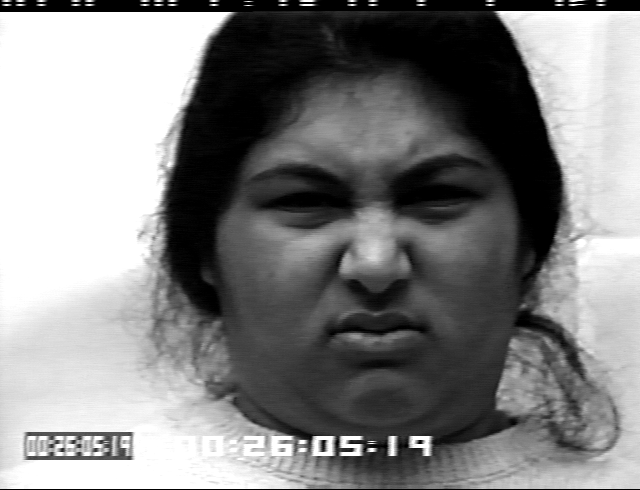
#> input picture Parsed3_20/S005/disgust_2.png, 640 x 490 px, given as the content of the folder ./train/DisgustFolder/disgust, which was not available
$ python FaceDetectionImageCropping.py
#> lines starting #> are read from the running program, lines starting #| are printed output that depends on the picture; pictures that were not available may be replaced by others from this repository, and a replacement may not be noted
import os
import numpy as np
from autocrop import autocrop as ac
from shutil import copy
from PIL import Image, ImageEnhance

# [15 lines left out: function delete_ini, not called in this run]

def augment_flip(path=""):
    '''
    Augment the folder with flipped images
    :param path:
    :return:
    '''
#> called with path = './train/DisgustFolder/disgust'
    for img in os.listdir(path):
        path2 = path + "/" + img
        image = Image.open(path2)
#> image is the input picture: PIL image 640x490 LA; mean R, G, B, A 131.7, 131.7, 131.7, 255
        rotated_image = image.transpose(Image.FLIP_LEFT_RIGHT)
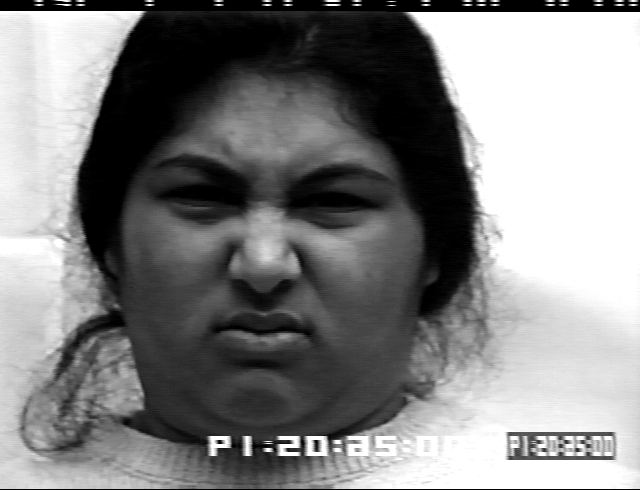
#> rotated_image: PIL image 640x490 LA; mean R, G, B, A 131.7, 131.7, 131.7, 255
        path3 = path + "/" + img.split(".")[0] + "_f.png"
        rotated_image.save(path3)

def augment_contrast(path=""):
    '''
    Augment the folder with flipped images
    :param path:
    :return:
    '''
#> called with path = './train/DisgustFolder/disgust'
    for img in os.listdir(path):
        path2 = path + "/" + img
        image = Image.open(path2)

        # Enhance up
        enhancer = ImageEnhance.Contrast(image)
        enhanced_up = enhancer.enhance(1.25)
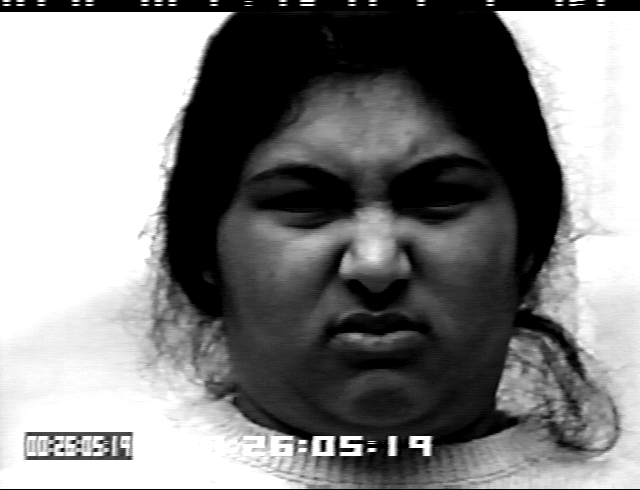
#> enhanced_up: PIL image 640x490 LA; mean R, G, B, A 129.7, 129.7, 129.7, 255
        up = path + "/" + img.split(".")[0] + "_c_up.png"
        enhanced_up.save(up)

        # Enhance Down
        enhancer = ImageEnhance.Contrast(image)
        enhanced_dn = enhancer.enhance(0.75)
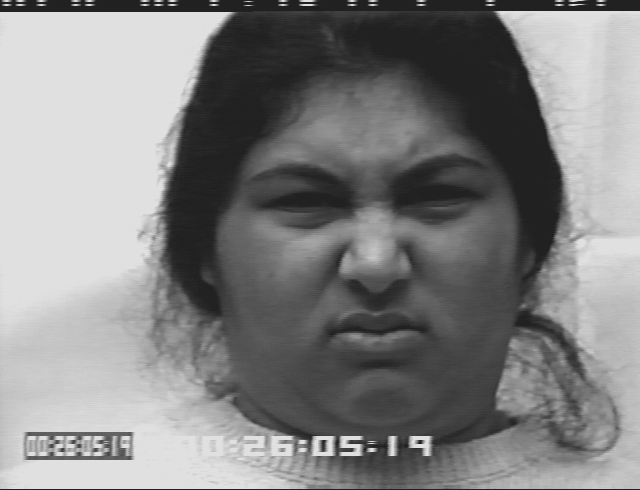
#> enhanced_dn: PIL image 640x490 LA; mean R, G, B, A 131.4, 131.4, 131.4, 255
        dn = path + "/" + img.split(".")[0] + "_c_dn.png"
        enhanced_dn.save(dn)


# [139 lines left out: functions crop, check_emotion, train_test_split, organize, not called in this run]

def greyscale_img(path,to_path):
    img = Image.open(path).convert('LA')
    img.save(to_path)

if __name__ == "__main__":
    # [14 lines of commented-out code are left out]
    happy_path = "./train/happyfolder/happy"
    disgust_path = "./train/DisgustFolder/disgust"
    augment_flip(disgust_path)
    augment_contrast(disgust_path)

$ run again, on Parsed3_20/S014/neutral_3.png
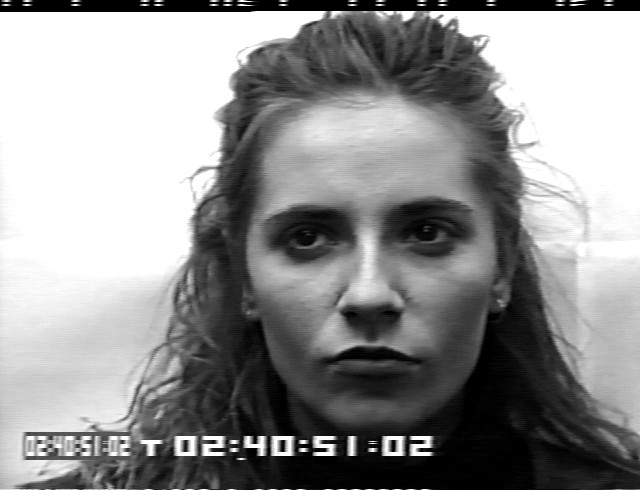
#> input picture Parsed3_20/S014/neutral_3.png, 640 x 490 px, given as the content of the folder ./train/DisgustFolder/disgust, which was not available
#> in augment_flip, image is the input picture: PIL image 640x490 LA; mean R, G, B, A 146.2, 146.2, 146.2, 255
#> in augment_flip, `rotated_image = image.transpose(Image.FLIP_LEFT_RIGHT)`:
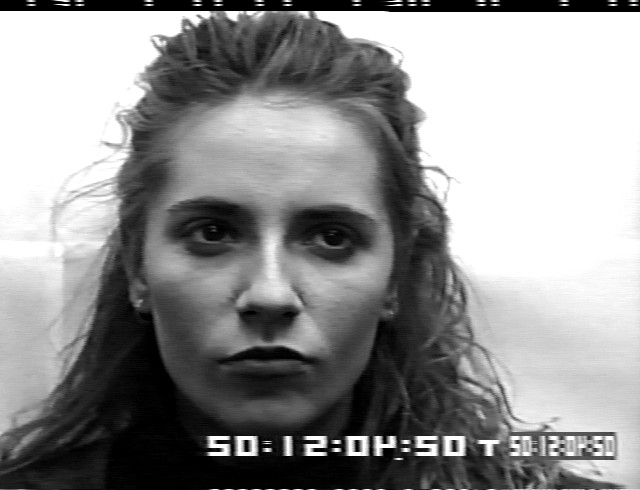
#> rotated_image: PIL image 640x490 LA; mean R, G, B, A 146.2, 146.2, 146.2, 255
#> in augment_contrast, `enhanced_dn = enhancer.enhance(0.75)`:
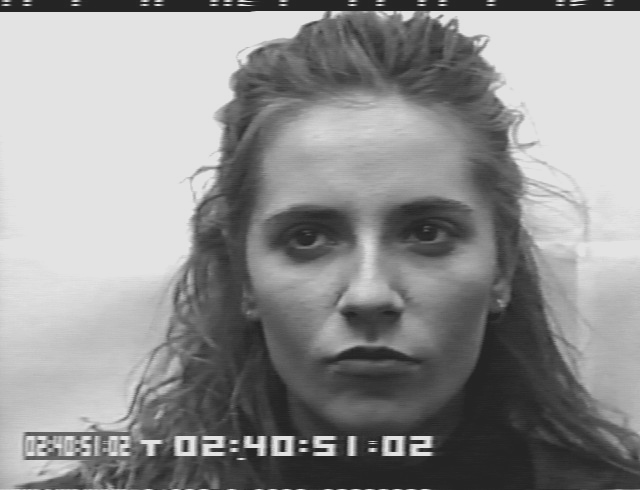
#> enhanced_dn: PIL image 640x490 LA; mean R, G, B, A 145.7, 145.7, 145.7, 255

$ run again, on Parsed3_20/S026/surprise_2.png
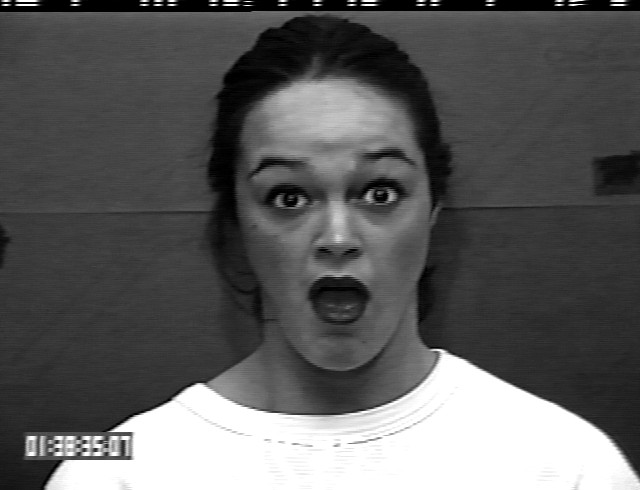
#> input picture Parsed3_20/S026/surprise_2.png, 640 x 490 px, given as the content of the folder ./train/DisgustFolder/disgust, which was not available
#> in augment_flip, image is the input picture: PIL image 640x490 LA; mean R, G, B, A 92.5, 92.5, 92.5, 255
#> in augment_flip, `rotated_image = image.transpose(Image.FLIP_LEFT_RIGHT)`:
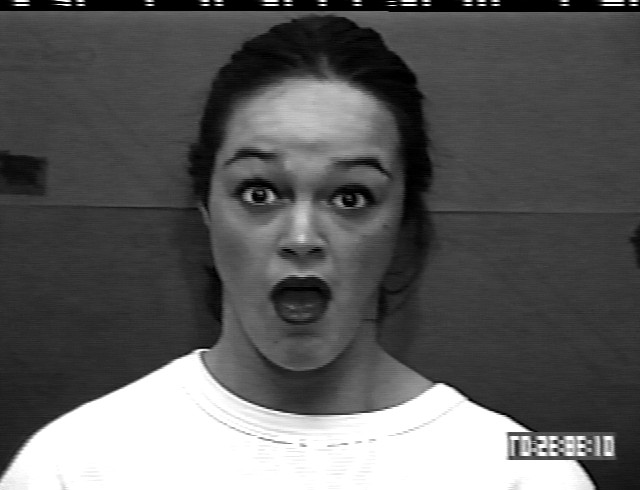
#> rotated_image: PIL image 640x490 LA; mean R, G, B, A 92.5, 92.5, 92.5, 255
#> in augment_contrast, `enhanced_dn = enhancer.enhance(0.75)`:
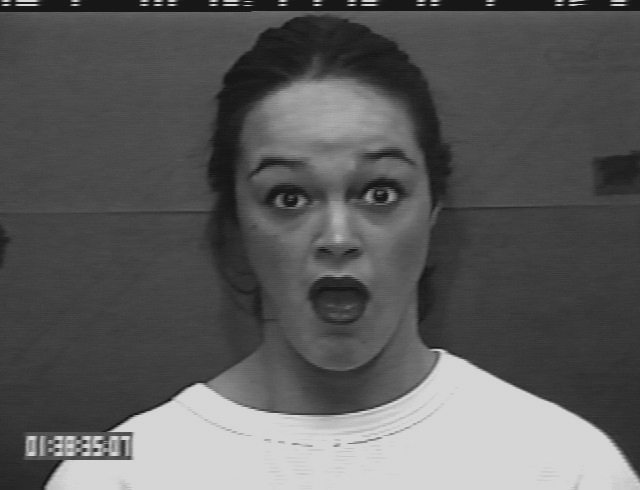
#> enhanced_dn: PIL image 640x490 LA; mean R, G, B, A 92, 92, 92, 255
